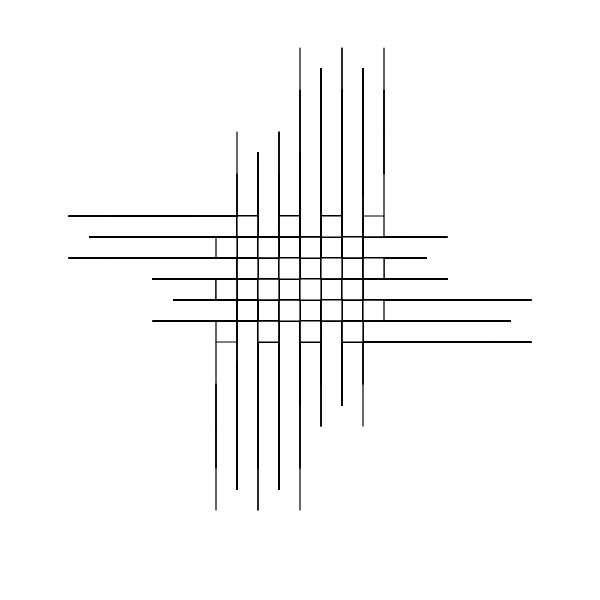
Frame 1 (no input)
Frame 60 (no input): identical to frame 1, image omitted
Frame 120 (the mouse pressed at the canvas centre since frame 60): identical to frame 1, image omitted

The p5.js sketch that drew this single still picture (run headless with seeded random() and noise() and a simulated clock; from frame 60 on, the mouse is pressed at the canvas centre):

// p5.js sketch
// ── sketch.js

// Point = P, Rectangle = R, line = F, Line*4 = D
// You can play around with length, angle, strokeweight, colors,...

let premise = 'R';
  let rules = {
    R:'R[-RDfD][+RD]',
  
  }
let bigRule;


let length = 70;
let angle = 90;

function setup() {
  createCanvas(600, 600);
  angleMode(DEGREES);
  bigRule = resolveRules(premise, rules, 5);
  print(bigRule);
  
}

function draw() {
  background('white');
  stroke('black');
  strokeWeight(4);
  //noFill();
  translate(width / 2, height / 2);
  rotate(-90);
  scale(0.3);

  drawShape(bigRule);
   // angle += 1;
  // length += 0.1;
}

function resolveRules(startRule, rules, depth) {
  let endRule = '';
  for (let currentLetter of startRule) {
    if (currentLetter in rules) {
      endRule += rules[currentLetter];
    } else {
      endRule += currentLetter;
    }
  }
  if (depth >= 1) {
    endRule = resolveRules(endRule, rules, depth - 1);
  }
  return endRule;
}


function drawShape(rule)  {
  for (let c of rule) {
    if (c === 'F') {
      line(0, 0, length, 0);
      translate(length, 0);
    } else if (c === 'R') {
      rect(0, 0, length, length);
      translate(length, 0);
    } else if (c === 'P') {
      point(0, 0);
      translate(length/2, 0);
    } else if (c === 'D') {
      line(0, 0, length * 4, 0);
      translate(length*4, 0);
    } else if (c === 'f') {
      translate(0, length, 0);
    } else if (c === '+') {
      rotate(angle);
    } else if (c === '-') {
      rotate(-angle);
    } else if (c === '[') {
      push();
    } else if (c === ']') {
      pop();
    } else if (c === '>') {
      scale(1.2);
    } else if (c === '<') {
      scale(0.8);
   
    }
  }
}
